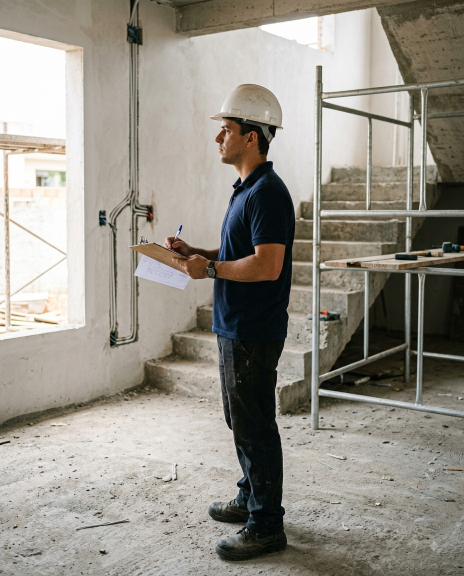
#> input picture fotos/miniaula-01.jpg, 928 x 1152 px (shown at 1/2 size)
$ python -i gerar_story.py   (imports and definitions only)
#> lines starting #> are read from the running program, lines starting #| are printed output that depends on the picture
# -*- coding: utf-8 -*-
"""Gera o Story de reforco do post do dia (1080x1920).

O Story existe para colocar o post na tela de quem ja segue: boa parte dos
seguidores nao ve o feed, mas ve Story. Formato definido pelo Diego em
03/08/2026: **so a arte do proprio post**, emoldurada no fundo navy — sem
"saiu post novo", sem "toca no perfil", sem chamada nenhuma. A frase do post
E o story.
"""
from __future__ import annotations

import os
from PIL import Image, ImageDraw, ImageFont, ImageFilter

from tipografia import fonte as _fonte_base

BASE = os.path.dirname(os.path.abspath(__file__))

LARG, ALT = 1080, 1920
NAVY_ESCURO = (13, 38, 68)
DOURADO = (240, 168, 46)
BRANCO = (255, 255, 255)


def _f(tamanho: int, peso: int = 400) -> ImageFont.FreeTypeFont:
    return _fonte_base(tamanho, peso)


def gerar_story(arte_do_post: str, destino: str) -> str:
    """Monta o story com a arte do dia (1080x1080 da frase ou 1080x1350 da aula)."""
#> called with arte_do_post = 'fotos/miniaula-01.jpg', destino = 'out.png'
    img = Image.new("RGB", (LARG, ALT), NAVY_ESCURO)
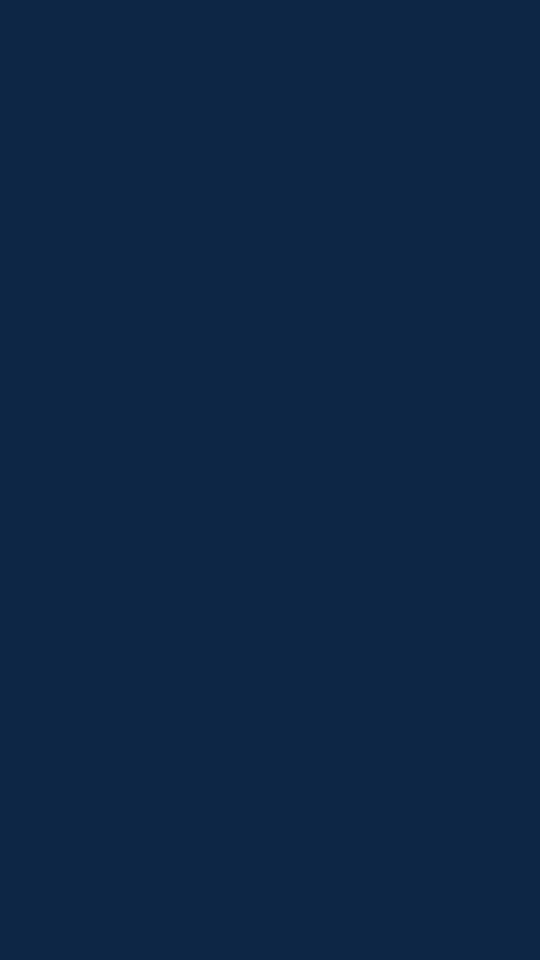
#> img: PIL image 1080x1920 RGB (shown at 1/2 size); mean R, G, B 13, 38, 68
    d = ImageDraw.Draw(img)

    arte = Image.open(arte_do_post).convert("RGB")
#> arte is the input picture: PIL image 928x1152 RGB; mean R, G, B 150.7, 146.1, 136.8

    # so a arte, grande e centralizada — sem texto nenhum em volta
    w = int(LARG * 0.92)
    h = int(arte.height * w / arte.width)
#> h = 1232
    h_max = ALT - 240                      # respiro nas pontas
    if h > h_max:
        h = h_max
        w = int(arte.width * h / arte.height)
    arte = arte.resize((w, h), Image.LANCZOS)
#> arte: PIL image 993x1232 RGB

    x = (LARG - w) // 2
    y = (ALT - h) // 2
#> y = 344

    # sombra suave atras da arte, para descolar do fundo
    sombra = Image.new("RGB", (LARG, ALT), NAVY_ESCURO)
    ImageDraw.Draw(sombra).rectangle([x + 10, y + 14, x + w + 10, y + h + 14],
                                     fill=(5, 16, 30))
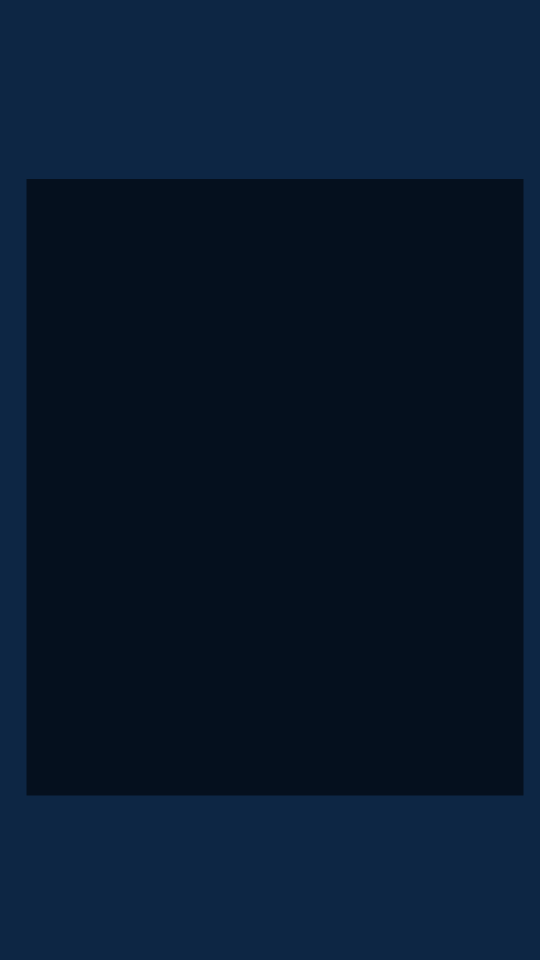
#> sombra: PIL image 1080x1920 RGB (shown at 1/2 size); mean R, G, B 8.3, 25, 45.5
    img = Image.composite(sombra.filter(ImageFilter.GaussianBlur(18)), img,
                          Image.new("L", (LARG, ALT), 255))
    img.paste(arte, (x, y))
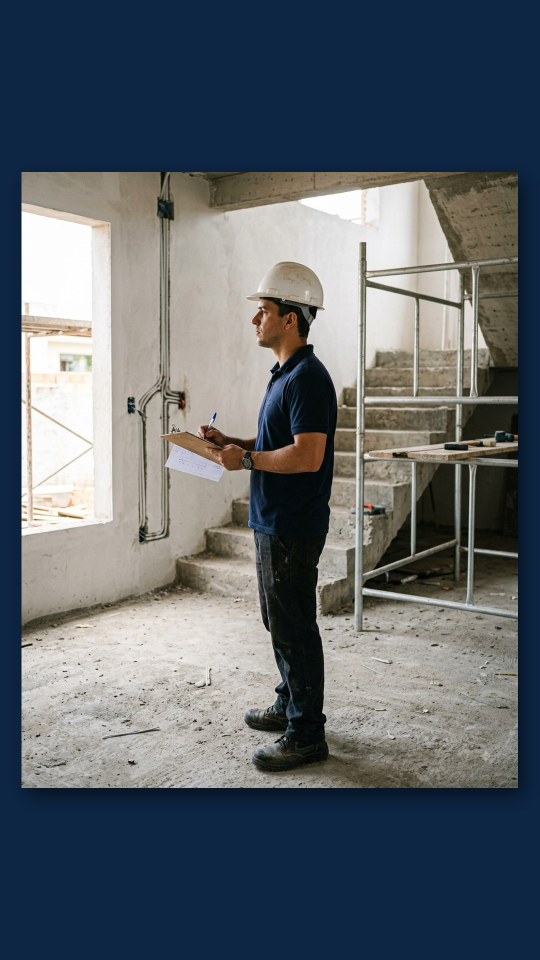
#> img: PIL image 1080x1920 RGB (shown at 1/2 size); mean R, G, B 94.1, 101.4, 107.8

    os.makedirs(os.path.dirname(destino), exist_ok=True)
    img.save(destino, "JPEG", quality=92, subsampling=0, optimize=True)
    return destino

>>> result = gerar_story('fotos/miniaula-01.jpg', 'out.png')

$ run again, on fotos/miniaula-02.jpg
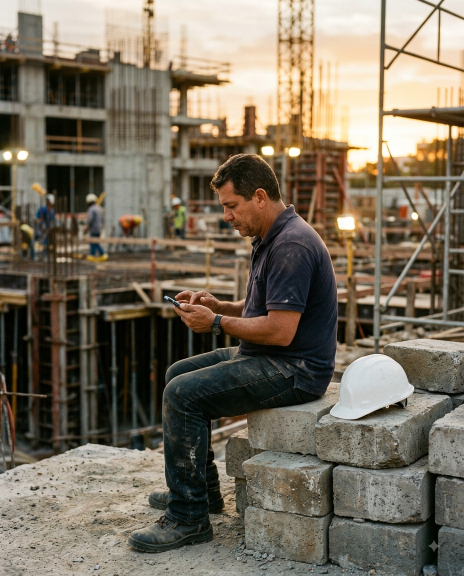
#> input picture fotos/miniaula-02.jpg, 928 x 1152 px (shown at 1/2 size)
#> in gerar_story, arte is the input picture: PIL image 928x1152 RGB; mean R, G, B 121.5, 111.5, 95.3
#> arte: PIL image 993x1232 RGB
#> in gerar_story, `img.paste(arte, (x, y))`:
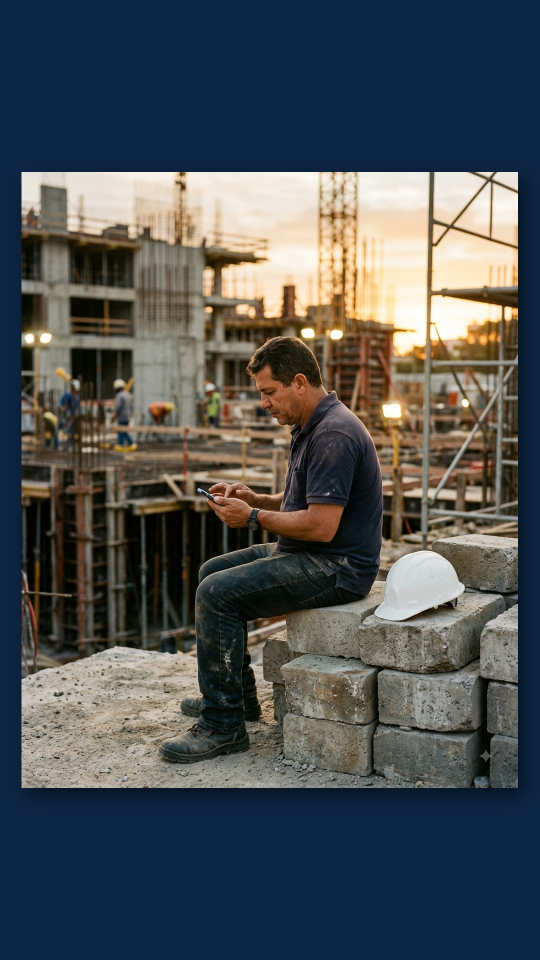
#> img: PIL image 1080x1920 RGB (shown at 1/2 size); mean R, G, B 76.9, 81, 83.4

$ run again, on fotos/miniaula-03.jpg
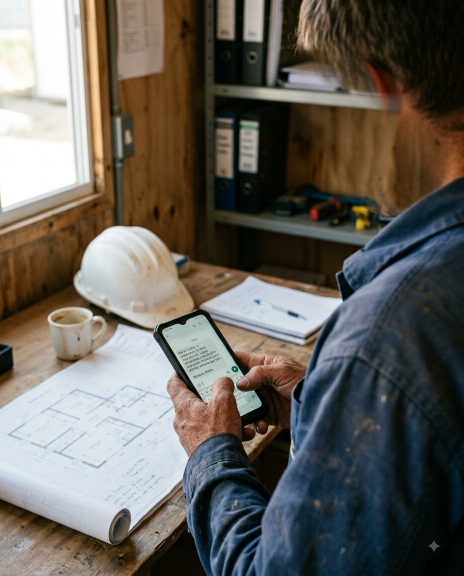
#> input picture fotos/miniaula-03.jpg, 928 x 1152 px (shown at 1/2 size)
#> in gerar_story, arte is the input picture: PIL image 928x1152 RGB; mean R, G, B 101.7, 97.6, 90.9
#> arte: PIL image 993x1232 RGB
#> in gerar_story, `img.paste(arte, (x, y))`:
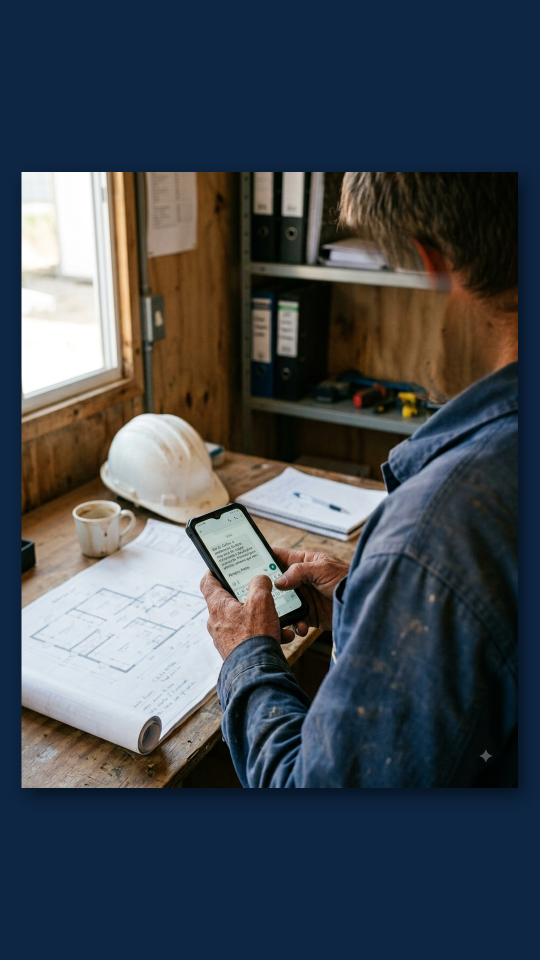
#> img: PIL image 1080x1920 RGB (shown at 1/2 size); mean R, G, B 65.2, 72.7, 80.8

$ run again, on fotos/miniaula-04.jpg
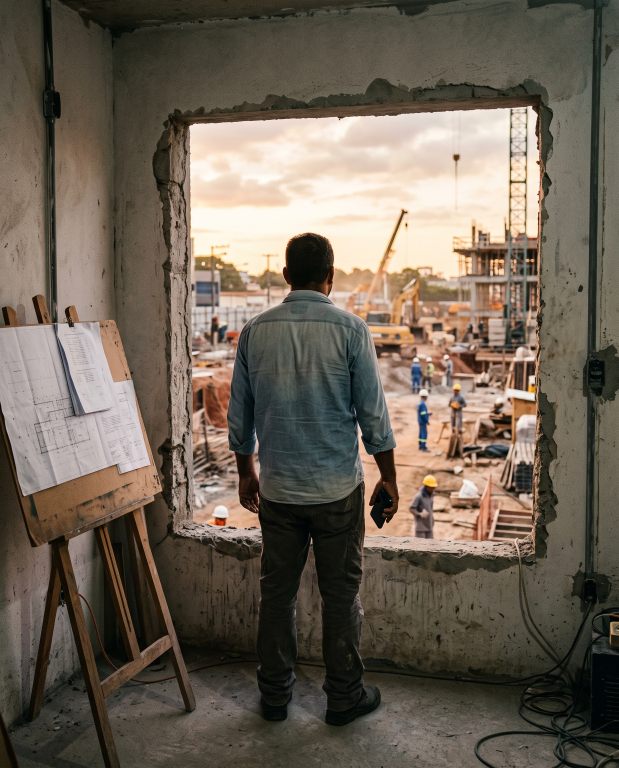
#> input picture fotos/miniaula-04.jpg, 1856 x 2304 px (shown at 1/3 size)
#> in gerar_story, arte is the input picture: PIL image 1856x2304 RGB; mean R, G, B 109.7, 99.1, 86.3
#> arte: PIL image 993x1232 RGB
#> in gerar_story, `img.paste(arte, (x, y))`:
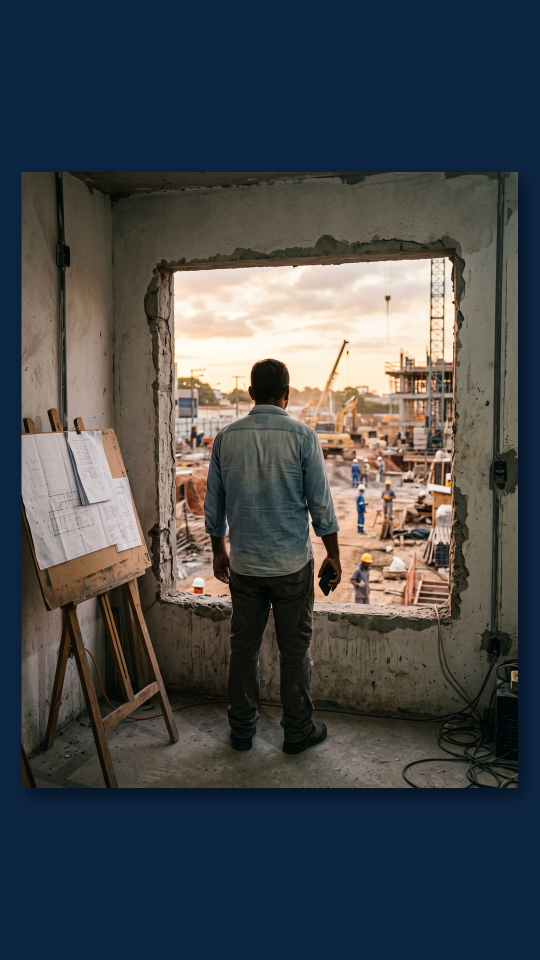
#> img: PIL image 1080x1920 RGB (shown at 1/2 size); mean R, G, B 69.9, 73.6, 78.1
